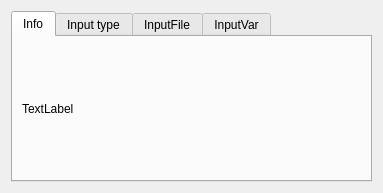
<?xml version="1.0" encoding="UTF-8"?>
<ui version="4.0">
 <class>Form</class>
 <widget class="QWidget" name="Form">
  <property name="windowModality">
   <enum>Qt::NonModal</enum>
  </property>
  <property name="geometry">
   <rect>
    <x>0</x>
    <y>0</y>
    <width>383</width>
    <height>193</height>
   </rect>
  </property>
  <property name="windowTitle">
   <string>Form</string>
  </property>
  <layout class="QHBoxLayout" name="horizontalLayout">
   <item>
    <widget class="QTabWidget" name="tabWidget">
     <property name="currentIndex">
      <number>0</number>
     </property>
     <property name="usesScrollButtons">
      <bool>false</bool>
     </property>
     <widget class="QWidget" name="tab">
      <attribute name="title">
       <string>Info</string>
      </attribute>
      <layout class="QVBoxLayout" name="verticalLayout">
       <item>
        <widget class="QLabel" name="label">
         <property name="text">
          <string>TextLabel</string>
         </property>
        </widget>
       </item>
      </layout>
     </widget>
     <widget class="QWidget" name="tab_4">
      <attribute name="title">
       <string>Input type</string>
      </attribute>
      <layout class="QVBoxLayout" name="verticalLayout_2">
       <item>
        <widget class="QLabel" name="label_2">
         <property name="text">
          <string>Input type</string>
         </property>
        </widget>
       </item>
       <item>
        <layout class="QHBoxLayout" name="horizontalLayout_3">
         <item>
          <widget class="QComboBox" name="comboBox">
           <property name="modelColumn">
            <number>0</number>
           </property>
           <item>
            <property name="text">
             <string>-- Select --</string>
            </property>
           </item>
           <item>
            <property name="text">
             <string>File</string>
            </property>
           </item>
           <item>
            <property name="text">
             <string>Variable</string>
            </property>
           </item>
          </widget>
         </item>
         <item>
          <spacer name="horizontalSpacer_2">
           <property name="orientation">
            <enum>Qt::Horizontal</enum>
           </property>
           <property name="sizeHint" stdset="0">
            <size>
             <width>40</width>
             <height>20</height>
            </size>
           </property>
          </spacer>
         </item>
        </layout>
       </item>
       <item>
        <spacer name="verticalSpacer">
         <property name="orientation">
          <enum>Qt::Vertical</enum>
         </property>
         <property name="sizeHint" stdset="0">
          <size>
           <width>20</width>
           <height>40</height>
          </size>
         </property>
        </spacer>
       </item>
       <item>
        <layout class="QHBoxLayout" name="horizontalLayout_2">
         <item>
          <spacer name="horizontalSpacer">
           <property name="orientation">
            <enum>Qt::Horizontal</enum>
           </property>
           <property name="sizeHint" stdset="0">
            <size>
             <width>40</width>
             <height>20</height>
            </size>
           </property>
          </spacer>
         </item>
         <item>
          <widget class="QPushButton" name="pushButton">
           <property name="text">
            <string>Continue</string>
           </property>
          </widget>
         </item>
        </layout>
       </item>
      </layout>
     </widget>
     <widget class="QWidget" name="tab_2">
      <attribute name="title">
       <string>InputFile</string>
      </attribute>
      <layout class="QVBoxLayout" name="verticalLayout_3">
       <item>
        <layout class="QGridLayout" name="gridLayout">
         <item row="0" column="0">
          <widget class="QLabel" name="label_3">
           <property name="text">
            <string>File name:</string>
           </property>
          </widget>
         </item>
         <item row="0" column="1">
          <widget class="QLineEdit" name="lineEdit"/>
         </item>
         <item row="1" column="0">
          <widget class="QLabel" name="label_4">
           <property name="text">
            <string>Path:</string>
           </property>
          </widget>
         </item>
         <item row="1" column="1">
          <widget class="QLineEdit" name="lineEdit_2"/>
         </item>
        </layout>
       </item>
       <item>
        <layout class="QHBoxLayout" name="horizontalLayout_4">
         <item>
          <widget class="QPushButton" name="pushButton_6">
           <property name="text">
            <string>Change Input</string>
           </property>
          </widget>
         </item>
         <item>
          <widget class="QPushButton" name="pushButton_2">
           <property name="text">
            <string>Search File</string>
           </property>
          </widget>
         </item>
         <item>
          <widget class="QPushButton" name="pushButton_3">
           <property name="text">
            <string>Accept</string>
           </property>
          </widget>
         </item>
        </layout>
       </item>
      </layout>
     </widget>
     <widget class="QWidget" name="tab_3">
      <attribute name="title">
       <string>InputVar</string>
      </attribute>
      <layout class="QVBoxLayout" name="verticalLayout_4">
       <item>
        <widget class="QLabel" name="label_5">
         <property name="text">
          <string>Select Variable</string>
         </property>
        </widget>
       </item>
       <item>
        <widget class="QComboBox" name="comboBox_2">
         <item>
          <property name="text">
           <string>--Select one--</string>
          </property>
         </item>
        </widget>
       </item>
       <item>
        <spacer name="verticalSpacer_2">
         <property name="orientation">
          <enum>Qt::Vertical</enum>
         </property>
         <property name="sizeHint" stdset="0">
          <size>
           <width>20</width>
           <height>3</height>
          </size>
         </property>
        </spacer>
       </item>
       <item>
        <layout class="QHBoxLayout" name="horizontalLayout_5">
         <item>
          <widget class="QPushButton" name="pushButton_4">
           <property name="text">
            <string>Change input</string>
           </property>
          </widget>
         </item>
         <item>
          <widget class="QPushButton" name="pushButton_5">
           <property name="text">
            <string>Accept</string>
           </property>
          </widget>
         </item>
         <item>
          <spacer name="horizontalSpacer_3">
           <property name="orientation">
            <enum>Qt::Horizontal</enum>
           </property>
           <property name="sizeHint" stdset="0">
            <size>
             <width>40</width>
             <height>20</height>
            </size>
           </property>
          </spacer>
         </item>
        </layout>
       </item>
      </layout>
     </widget>
    </widget>
   </item>
  </layout>
 </widget>
 <resources/>
 <connections/>
</ui>
